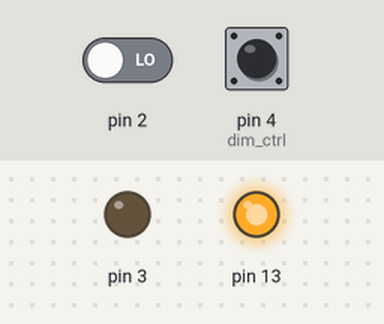
A sketch run on a simulated Arduino Uno, built with avr-gcc and run on an emulated ATmega328P. On the bench: output pins drawn as LEDs (lit = HIGH). The inputs (shaded band) are chosen by the test bench; at power-on: pin 2 LOW, pin 4 (dim_ctrl) HIGH.

Above: at 1.2 s.
1.3 s: pin 2 driven HIGH
At 2.4 s:
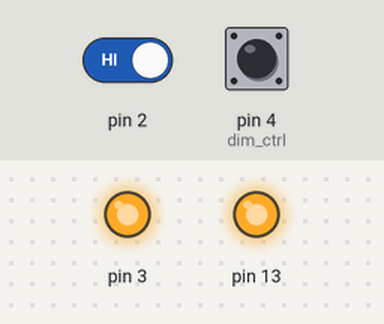
2.8 s: pin 4 (dim_ctrl) pulled LOW for 0.15 s
At 2.87 s:
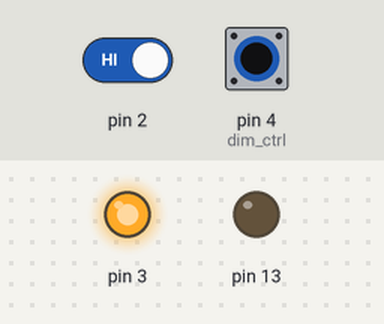
4.4 s: pin 4 (dim_ctrl) pulled LOW for 3.2 s
At 8.4 s:
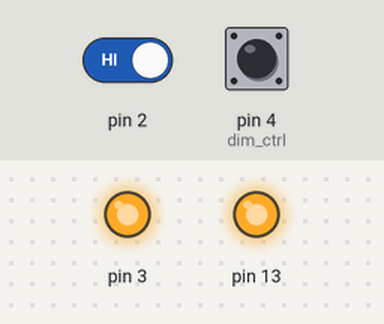
Timing chart, 0 to 9.9 s (numbered marks = the images above; inputs shaded):
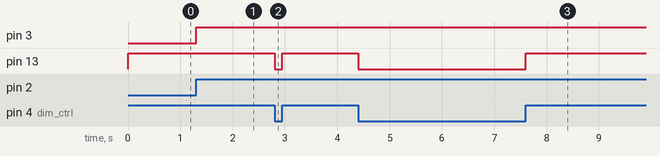

The sketch:

SCR-GW.ino
```cpp
int zdpin = 0;              //中断0，对应引脚UNO的D2
volatile int zt = LOW;

int dim_ctrl = 4;

int dim_time = 1000;
//int m=3000;                        //设置延时初始值，单位微秒
//int mx=5200;                //设置延时最大值，单位微秒
//int mi=900;                        //设置延时最小值，单位微秒

//int x=0;                        //按键
//int y=0;                        //按键

void setup ()
{
  pinMode(3, OUTPUT);               //光耦控制端
  //pinMode(5,INPUT);                        //按键
  //pinMode(6,INPUT);                        //按键
  pinMode(13, OUTPUT);

  attachInterrupt(zdpin, light, RISING);              //过零检测的中断
  //Serial.begin(9600);
  pinMode(dim_ctrl, INPUT);
  digitalWrite(dim_ctrl, HIGH);
}

void loop()
{
  //  x=digitalRead(5);                //读取按键状态，D6
  //  delayMicroseconds(100);                        //防抖
  //  y=digitalRead(6);                //读取按键状态，D5
  //  delayMicroseconds(100);                        //防抖
  //
  //  if (x==1)                //最大延时累加，以及封顶
  //  {
  //   m=m+20;
  //   if (m>=mx)
  //   {
  //   m=mx;
  //   }
  //  }
  //
  //  if (y==1)
  //  {
  //   m=m-20;                //最小延时累减，以及封底
  //   if (m<=mi)
  //   {
  //   m=mi;
  //   }
  //  }
  //delayMicroseconds(3000);                        //过零检测延时
  if (digitalRead(dim_ctrl) == HIGH) {
    dim_time = 1000;
    digitalWrite(13, HIGH);
  } else {
    dim_time = 4000;
    digitalWrite(13, LOW);
  }

  delayMicroseconds(100);
  digitalWrite(11, 0);               //默认低电位

  //  Serial.println(3000);
}

void light()
{
  delayMicroseconds(dim_time);                        //过零检测延时
  digitalWrite(3, 1);                       //控制光耦导通
}
```

Measured:
- after the input at 1.3 s, pin 3: LOW → HIGH at once
- after the input at 2.8 s, pin 13: HIGH → LOW at once, → HIGH 0.15 s later
- after the input at 4.4 s, pin 13: HIGH → LOW at once, → HIGH 3.2 s later
